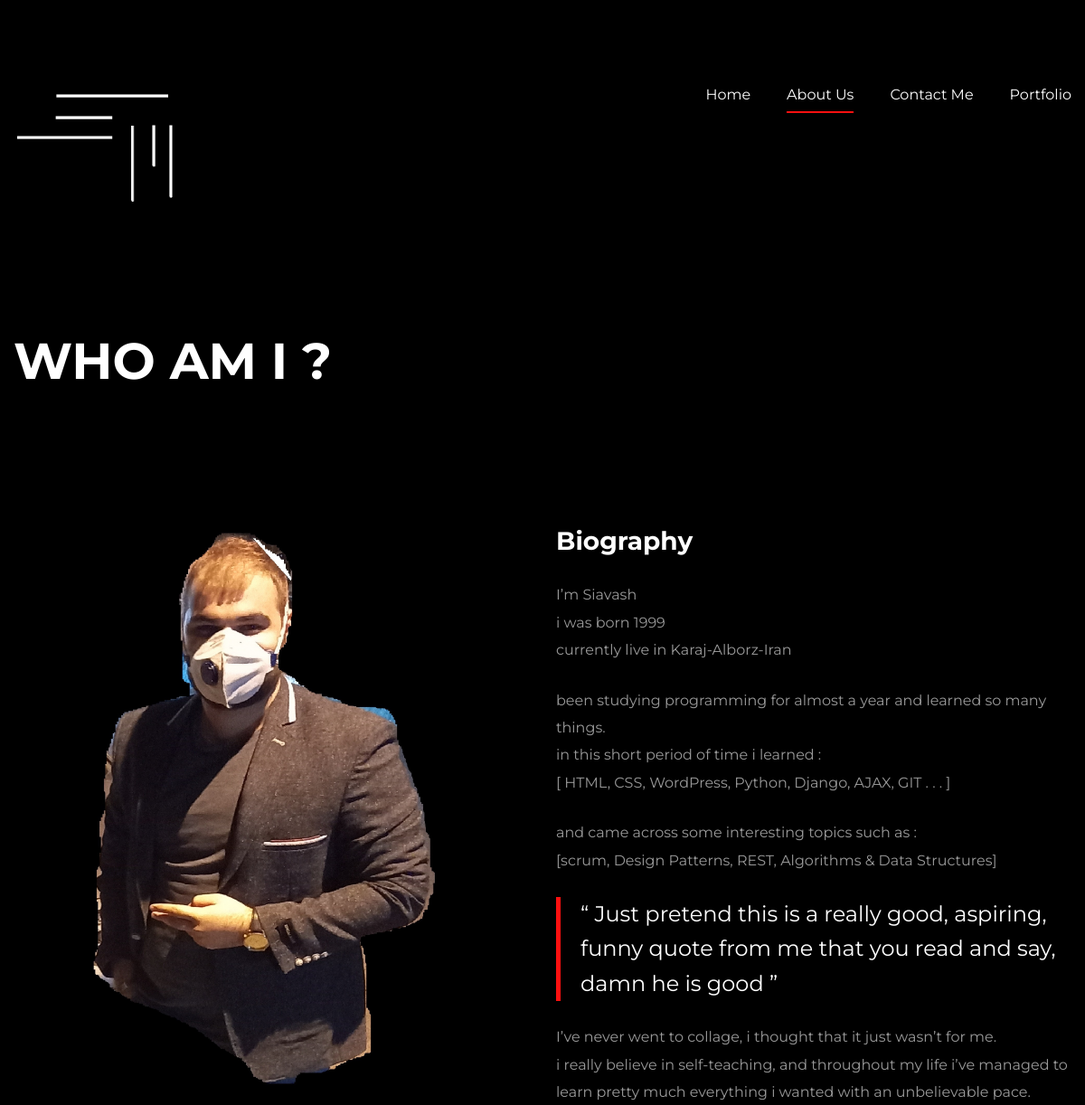
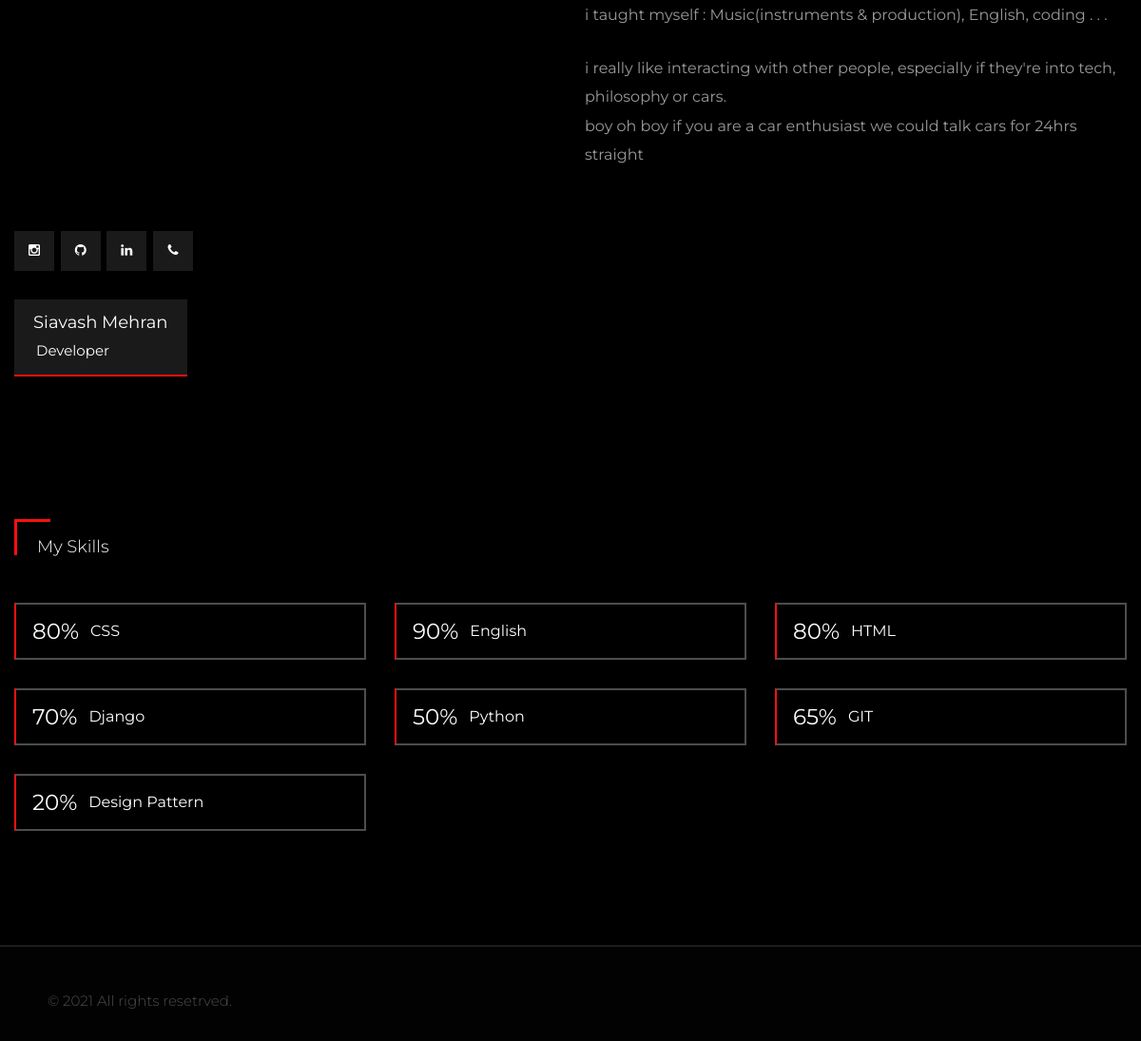
/about, run on the app's committed database (2 pictures, top to bottom).
### CVabout/models.py (models this page shows, shortened)
class AboutMe(models.Model):
    bigImg   = models.ImageField(upload_to='images/')
    p1       = models.TextField(max_length=600)
    p2       = models.TextField(max_length=600)
    slang    = models.CharField(max_length=300)

class ContactInfo(models.Model):
    github   = models.URLField()
    insta    = models.URLField()
    linkedin = models.URLField()
    phone = models.CharField(max_length=20)
    email = models.EmailField()
    def strip_phone(self):
        return self.phone.replace(' ', '')

class Skills(models.Model):
    skill   = models.CharField(max_length=40, blank=False)
    percent = models.PositiveIntegerField()

### CVabout/views.py (the view)
# urls.py: path('about', about, name="aboutPage")
def about(request:HttpRequest, *args, **kwargs):
    skills = sorted(Skills.objects.all(), key=lambda x : x.percent + randint(-10, 10), reverse=True)
    about  = AboutMe.objects.earliest('pk')
    info   = ContactInfo.objects.earliest('pk')
    context = {
        'skills' : skills,
        'about'  : about,
        'info'   : info
    }
    return render(request, 'about.html', context)

### CVabout/templates/about.html (shortened to what this page needs)
{% load static%}
{% load render_partial%}
<!DOCTYPE html>
<html lang="en">
<head>
    {% include 'components/head.html' %}
</head>
<body>
    <div class="page-wrapper">
        {% include 'components/siteheader.html'%}
        <section class="about-section">
            <section class="page-title">
                <div class="auto-container">
                    <h1>Who Am I ?</h1>
                </div>
            </section>
            <div class="auto-container">
                <div class="row clearfix">
                    <div class="image-column col-lg-6 col-md-12 xol-sm-12">
                        <div class="inner-column">
                            <div class="image">
                                <img src="{{about.bigImg.url}}" alt="">
                            </div>
                        </div>
                    </div>
                    <div class="content-column col-lg-6 col-md-12 xol-sm-12">
                        <div class="inner-column">
                            <h3>Biography</h3>
                            <div class="text">
                                <p>{{about.p1 | linebreaks}}</p>
                                <div class="quote-text">“ {{about.slang}} ”</div>
                                <p> {{about.p2 | linebreaks}} </p>
                            </div>
                        </div>
                    </div>
                </div>
                <ul class="social-icon-two">
                    <li><a href="{{info.insta}}"><span class="fa fa-instagram"></span></a></li>
                    <li><a href="{{info.github}}"><span class="fa fa-github"></span></a></li>
                    <li><a href="{{info.linkedin}}"><span class="fa fa-linkedin"></span></a></li>
                    <li><a href="tel:{{info.strip_phone}}"><span class="fa fa-phone"></span></a></li>
                </ul>
                <div class="about-box">
                    <div class="box-inner">
                        <h6>Siavash Mehran</h6>
                        <div class="category">Developer</div>
                    </div>
                </div>
            </div>
        </section>
        <section class="skrill-section">
            <div class="auto-container">
                <div class="sec-title">
                    <h6>My Skills</h6>
                </div>
                <div class="skills">
                    <div class="row clearfix">
                    {% for skill in skills %}
                        <div class="skill-item column col-lg-4 col-md-6 col-sm-12">
                            <div class="skill-bar">
                                <div class="bar-inner">
                                    <div class="skill-header clearfix">
                                        <div class="skill-percentage"><div class="count-box"><span class="count-text" data-speed="2000" data-stop="{{skill.percent}}">{{skill.percent}}</span>%</div></div>
                                        <div class="skill-title">{{skill.skill}}</div>
                                    </div>
                                </div>
                            </div>
                        </div>
                    {% endfor %}
                    </div>
                </div>
            </div>
        </section>
        <footer class="main-footer">
            {% include 'components/footer.html' %}
        </footer>
    </div>
</body>
</html>

### templates/components/head.html (shortened to what this page needs)
{% load static %}
    <link href="{% static 'css/bootstrap.css' %}" rel="stylesheet">
    <link href="{% static 'css/style.css'     %}" rel="stylesheet">
    <link href="{% static 'css/responsive.css' %}" rel="stylesheet">
    <link href="{%static 'css/myCss.css' %}" rel="stylesheet">

### templates/components/siteheader.html (shortened to what this page needs)
{% load static %}
<header class="main-header fixed-header">
    <div class="header-upper">
        <div class="auto-container">
            <div class="clearfix">
                <div class="pull-left logo-box">
                    <div class="logo"><a href="/"><img src="{% static 'images/mylog.png' %}" alt="" title=""></a></div>
                </div>
                <div class="nav-outer clearfix">
                    <nav class="main-menu navbar-expand-md">
                        <div class="navbar-collapse collapse clearfix" id="navbarSupportedContent">
                            <ul class="navigation clearfix">
                                <li class="dropdown{% if request.path == '/' %} current{% endif %}"><a href="/">Home</a></li>
                                <li class="dropdown{% if request.path == '/about' %} current{% endif %}"><a href="/about">About Us</a> </li>
                                <li class="dropdown{% if request.path == '/contact' %} current{% endif %}"><a href="/contact">Contact Me</a></li>
                                <li class="dropdown{% if request.path == '/projects'%} current{% endif %}"><a href="/projects">Portfolio</a></li>
                            </ul>
                        </div>
                    </nav>
                </div>
            </div>
        </div>
    </div>
</header>

### templates/components/footer.html (shortened to what this page needs)
<div class="footer-bottom">
    <div class="outer-container">
        <div class="clearfix">
            <div class="pull-left">
                <div class="copyright">© 2021 All rights resetrved.</div>
            </div>
        </div>
    </div>
</div>

### templates/components/footerScripts.html (shortened to what this page needs)
{% load static %}

### assets/css/responsive.css (style rules this page uses)
@media only screen and (max-width: 5000px) { .page-wrapper { overflow:hidden; } }
@media only screen and (max-width: 1340px) { .page-wrapper { overflow:hidden; } }

### assets/css/myCss.css (style rules this page uses)
.category { margin: 3px; }
.logo { max-width: 200px; }

### data on the page
AboutMe: bigImg (picture), p1 "I’m Siavash i was born 1999 currently live in Karaj-Alborz-Iran been studying programming for almost a year and learned so many things. in this short period of time i learned : [ HTML, CSS, WordPress, Python, Django, AJAX, GIT . . . ] and came across some interesting topics such as : [scrum, Design Patterns, REST, Algorithms & Data Structures]", slang "Just pretend this is a really good, aspiring, funny quote from me that you read and say, damn he is good", p2 "I’ve never went to collage, i thought that it just wasn’t for me. i really believe in self-teaching, and throughout my life i’ve managed to learn pretty much everything i wanted with an unbelievable pace. i taught myself : Music(instruments & production), English, coding . . . i really like interacting with other people, especially if they're into tech, philosophy or cars. boy oh boy if you are a car enthusiast we could talk cars for 24hrs straight"
Skills: percent "80", skill "CSS"
Skills: percent "90", skill "English"
Skills: percent "80", skill "HTML"
Skills: percent "70", skill "Django"
Skills: percent "50", skill "Python"
Skills: percent "65", skill "GIT"
Skills: percent "20", skill "Design Pattern"
